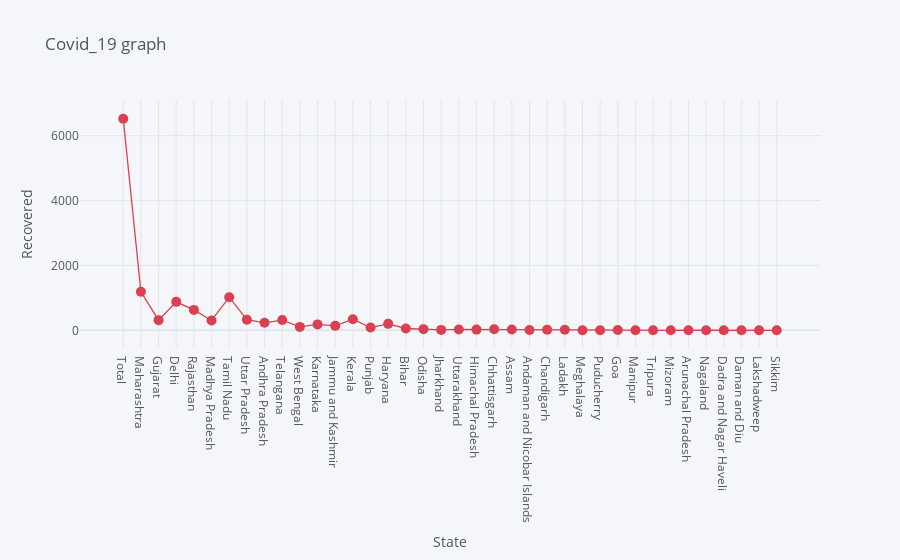

This figure's notebook cell:
### Markdown cell above
# Recovered cases per State

### Code cell
df.iplot(kind= 'scatter', x= 'State', y='Recovered', mode= 'markers+lines', title= 'Covid_19 graph', xTitle= 'State', yTitle= 'Recovered', color= 'red', size= 10)

### Figure 1 — Plotly figure (JSON) as saved in the notebook; plotly's stock layout.template omitted (floating-point values rounded to 4 significant figures)
{"data": [{"line": {"color": "rgba(219, 64, 82, 1.0)", "dash": "solid", "shape": "linear", "width": 1.3}, "marker": {"size": 10, "symbol": "circle"}, "mode": "markers+lines", "name": "Recovered", "text": "", "type": "scatter", "x": ["Total", "Maharashtra", "Gujarat", "Delhi", "Rajasthan", "Madhya Pradesh", "Tamil Nadu", "Uttar Pradesh", "Andhra Pradesh", "Telangana", "West Bengal", "Karnataka", "Jammu and Kashmir", "Kerala", "Punjab", "Haryana", "Bihar", "Odisha", "Jharkhand", "Uttarakhand", "Himachal Pradesh", "Chhattisgarh", "Assam", "Andaman and Nicobar Islands", "Chandigarh", "Ladakh", "Meghalaya", "Puducherry", "Goa", "Manipur", "Tripura", "Mizoram", "Arunachal Pradesh", "Nagaland", "Dadra and Nagar Haveli", "Daman and Diu", "Lakshadweep", "Sikkim"], "y": [6523, 1188, 313, 877, 629, 302, 1020, 327, 231, 316, 105, 182, 137, 342, 84, 199, 56, 35, 13, 26, 22, 32, 27, 11, 17, 16, 0, 4, 7, 2, 2, 0, 1, 0, 0, 0, 0, 0]}], "layout": {"legend": {"bgcolor": "#F5F6F9", "font": {"color": "#4D5663"}}, "paper_bgcolor": "#F5F6F9", "plot_bgcolor": "#F5F6F9", "title": {"font": {"color": "#4D5663"}, "text": "Covid_19 graph"}, "xaxis": {"gridcolor": "#E1E5ED", "showgrid": true, "tickfont": {"color": "#4D5663"}, "title": {"font": {"color": "#4D5663"}, "text": "State"}, "zerolinecolor": "#E1E5ED"}, "yaxis": {"gridcolor": "#E1E5ED", "showgrid": true, "tickfont": {"color": "#4D5663"}, "title": {"font": {"color": "#4D5663"}, "text": "Recovered"}, "zerolinecolor": "#E1E5ED"}}}
